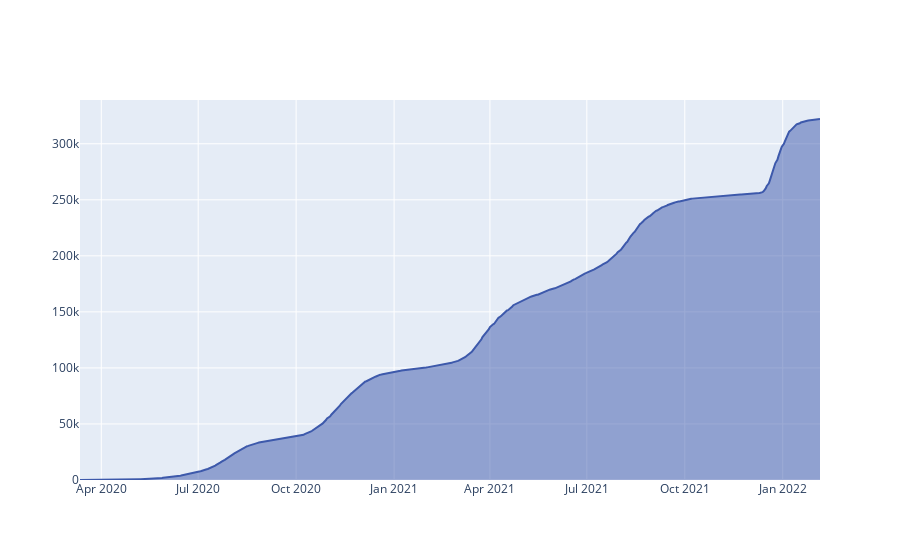

This figure's notebook cell:
### Code cell
fig = go.Figure(data = go.Scatter(x = covid_daily_data["Date"],y = covid_daily_data["Cum_Cases"], fill = "tozeroy",marker=dict(color = "#3D59AB")))

fig.show()

### Figure 1 — Plotly figure (JSON) as saved in the notebook; plotly's stock layout.template omitted (floating-point values rounded to 4 significant figures; data arrays with more than 128 entries replaced by an {"elided": "..."} marker saying what was removed)
{"data": [{"fill": "tozeroy", "marker": {"color": "#3D59AB"}, "type": "scatter", "x": {"elided": "692 str values"}, "y": {"elided": "692 int values"}}], "layout": {}}
